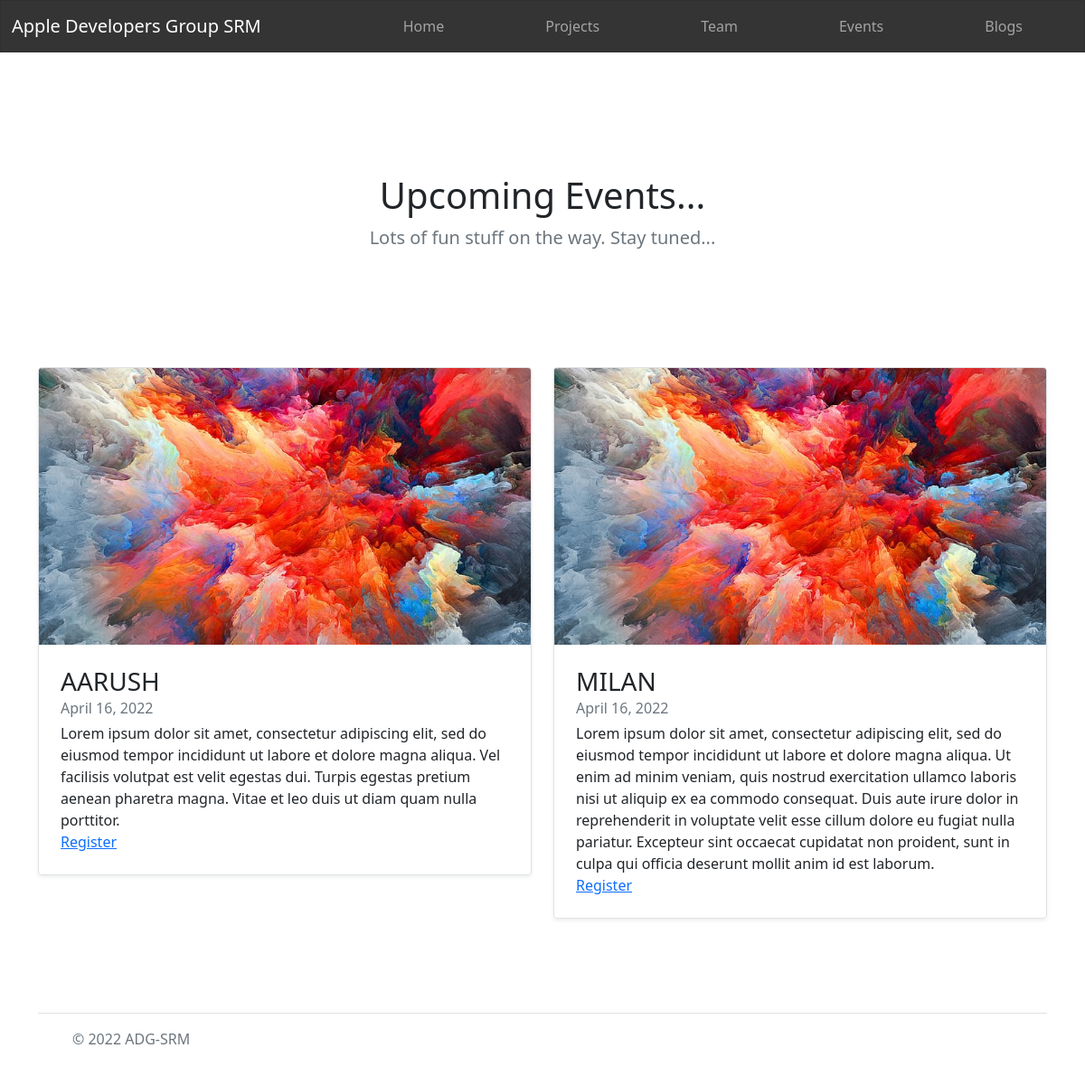
/events/, run on an earlier commit of the app's database.
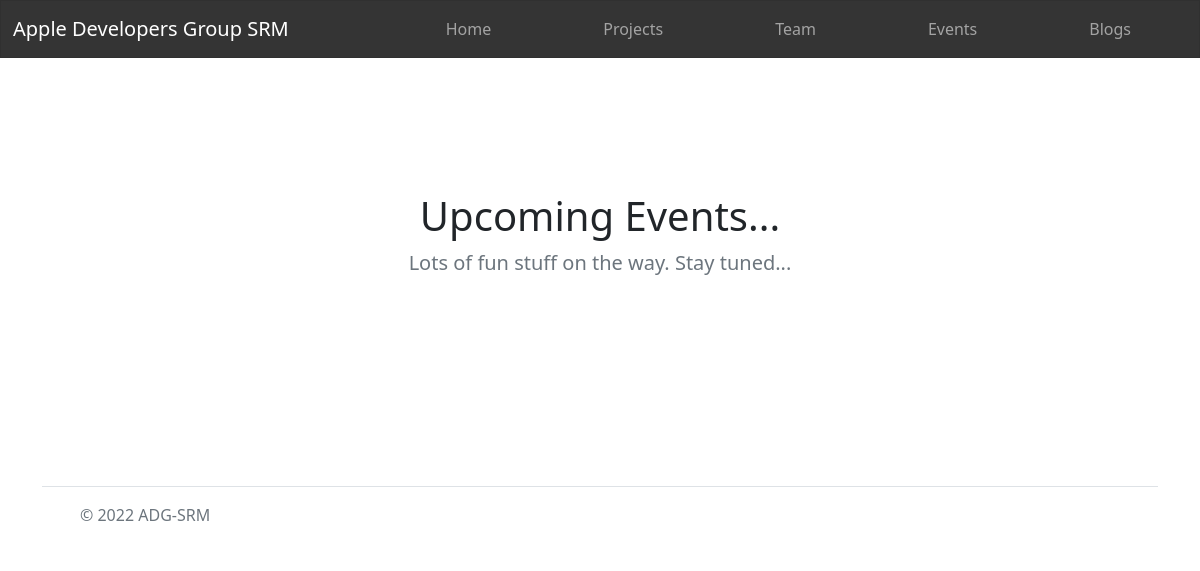
And on a later commit of the database.
### adg/models.py (models this page shows, shortened)
class Event(models.Model):
    name=models.CharField(max_length=250)
    description = models.CharField(max_length=1000)
    image = models.ImageField(upload_to="events/")
    date = models.DateField(null=True,blank=True)
    link = models.URLField(null=True,blank=True)

### adg/views.py (the view)
# urls.py: path("events/",views.events,name="events"),
def events(request):
    events = Event.objects.all()
    return render(request,"adg/events.html",{'events':events})

### adg/templates/adg/events.html (shortened to what this page needs)
{% extends 'main.html' %}
{% block content %}
{% load static %}
<section class="events mt-5 container py-5">
    <section class="py-5 text-center container">
        <div class="row py-lg-5">
          <div class="col-lg-6 col-md-8 mx-auto">
            <h1 class="fw-light">Upcoming Events...</h1>
            <p class="lead text-muted">Lots of fun stuff on the way. Stay tuned...</p>
          </div>
        </div>
      </section>
    <div class="row mb-2 mt-3">
    {% for event in events %}
        <div class="col-md-6">
            <div class="row g-0 border rounded overflow-hidden flex-md-row mb-4 shadow-sm h-md-250 position-relative">
                <img src="{{event.image.url}}" class="image-fluid" alt="">
              <div class="col p-4 d-flex flex-column position-static">
                <h3 class="mb-0">{{ event.name }}</h3>
                <div class="mb-1 text-muted">{{event.date}}</div>
                <p class="card-text mb-auto">{{event.description}}</p>
                <a href="{{event.link}}" class="stretched-link">Register</a>
              </div>
   </div>
   </div>
   {% endfor %}
   </div>
</section>
{% endblock %}

What changed in the data, as far as the page shows it:
removed Event: image (picture), name "AARUSH", date "April 16, 2022", description "Lorem ipsum dolor sit amet, consectetur adipiscing elit, sed do eiusmod tempor incididunt ut labore et dolore magna aliqua. Vel facilisis volutpat est velit egestas dui. Turpis egestas pretium aenean pharetra magna. Vitae et leo duis ut diam quam nulla porttitor."
removed Event: image (picture), name "MILAN", date "April 16, 2022", description "Lorem ipsum dolor sit amet, consectetur adipiscing elit, sed do eiusmod tempor incididunt ut labore et dolore magna aliqua. Ut enim ad minim veniam, quis nostrud exercitation ullamco laboris nisi ut aliquip ex ea commodo consequat. Duis aute irure dolor in reprehenderit in voluptate velit esse cillum dolore eu fugiat nulla pariatur. Excepteur sint occaecat cupidatat non proident, sunt in culpa qui officia deserunt mollit anim id est laborum."
